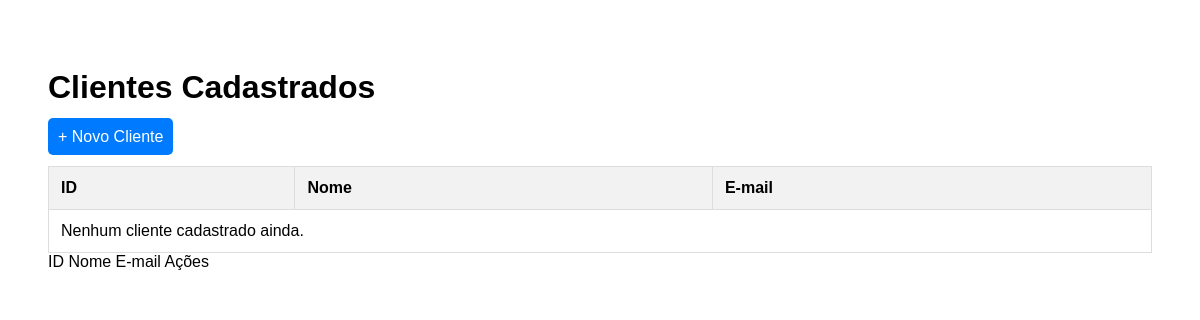
/clientes/, run on an earlier commit of the app's database.
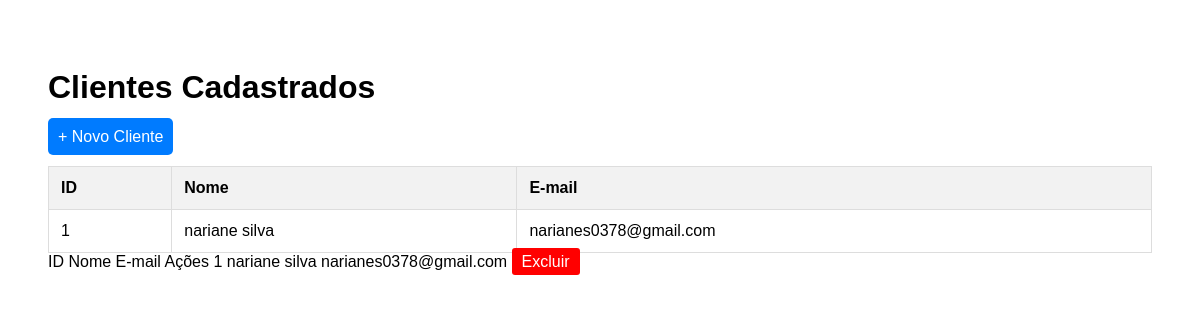
And on a later commit of the database.
### cadastro/models.py (models this page shows, shortened)
class Cliente(models.Model):
    nome = models.CharField(max_length=100)
    email = models.EmailField()
    criado_em =models.DateTimeField(auto_now_add=True)

### cadastro/views.py (the view)
# urls.py: path('clientes/', lista_clientes, name='lista_clientes'),
def lista_clientes(request):
    clientes = Cliente.objects.all()
    return render(request, 'lista_clientes.html', {'clientes': clientes})

### cadastro/templates/lista_clientes.html (shortened to what this page needs)
<!DOCTYPE html>
<html lang="pt-br">
<head>
</head>
<body>
    <h1>Clientes Cadastrados</h1>
    <a href="{% url 'cadastrar_cliente' %}" class="btn-novo">+ Novo Cliente</a>
    <table>
        <thead>
            <tr>
                <th>ID</th>
                <th>Nome</th>
                <th>E-mail</th>
            </tr>
        </thead>
        <tbody>
            {% for cliente in clientes %}
            <tr>
                <td>{{ cliente.id }}</td>
                <td>{{ cliente.nome }}</td>
                <td>{{ cliente.email }}</td>
            </tr>
            {% empty %}
            <tr>
                <td colspan="3">Nenhum cliente cadastrado ainda.</td>
            </tr>
            {% endfor %}
        </tbody>
    </table>
</body>
</html>
<thead>
    <tr>
        <th>ID</th>
        <th>Nome</th>
        <th>E-mail</th>
        <th>Ações</th> </tr>
</thead>
<tbody>
    {% for cliente in clientes %}
    <tr>
        <td>{{ cliente.id }}</td>
        <td>{{ cliente.nome }}</td>
        <td>{{ cliente.email }}</td>
        <td>
            <a href="{% url 'excluir_cliente' cliente.id %}"
               style="color: white; background: red; padding: 5px 10px; text-decoration: none; border-radius: 3px;"
               onclick="return confirm('Tem certeza que deseja excluir?')">
               Excluir
            </a>
        </td>
    </tr>
    {% endfor %}
</tbody>

What changed in the data, as far as the page shows it:
added Cliente: id "1", nome "nariane silva", email "narianes0378@gmail.com"
Also different on the page:
text no longer shown: "Nenhum cliente cadastrado ainda."
